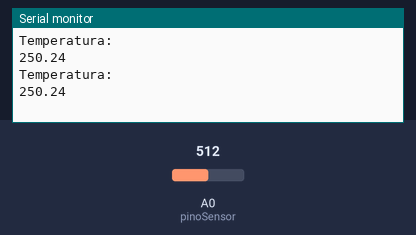
Bench run of a sketch on a simulated Arduino Uno, built with avr-gcc and run on an emulated ATmega328P. On the bench: the last lines printed to the serial monitor. The inputs (shaded band) are chosen by the test bench; at power-on: A0 (pinoSensor) = 512.

Above: at 1.8 s.
1.9 s: A0 (pinoSensor) set to 716
At 2.8 s:
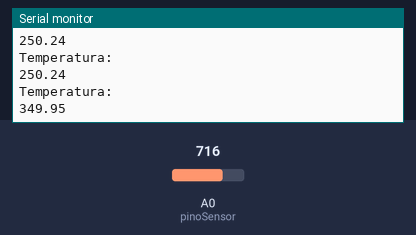
3.4 s: A0 (pinoSensor) set to 900
At 4.5 s:
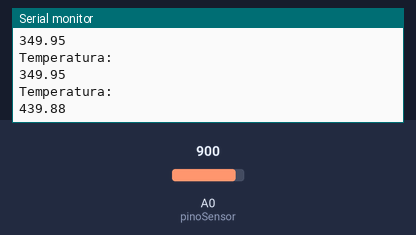
Timing chart, 0 to 6.4 s (numbered marks = the images above; inputs shaded):
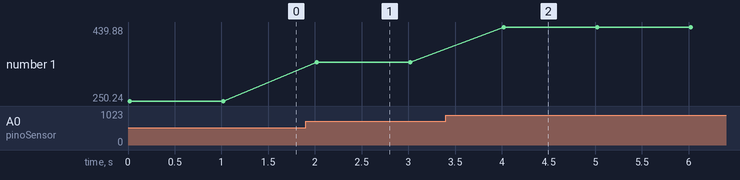

Measured:
- after the input at 1.9 s, the serial monitor: prints a new line after 0.12 s (image 1)
- after the input at 3.4 s, the serial monitor: prints a new line after 0.62 s (image 2)
- plotted number 1: 250.24 → 349.95 after the input at 1.9 s, 349.95 → 439.88 after the input at 3.4 s

The sketch:

exercicio4.ino
```cpp
int pinoSensor = A0;
float temperaturaC;

void setup() {
  Serial.begin(9600);
}

void loop() {
  int leitura = analogRead(pinoSensor);
  temperaturaC = leitura * 5.0 * 100.0 / 1023.0;
  Serial.println("Temperatura: ");
  Serial.println(temperaturaC);
  delay(1000);
}
```
